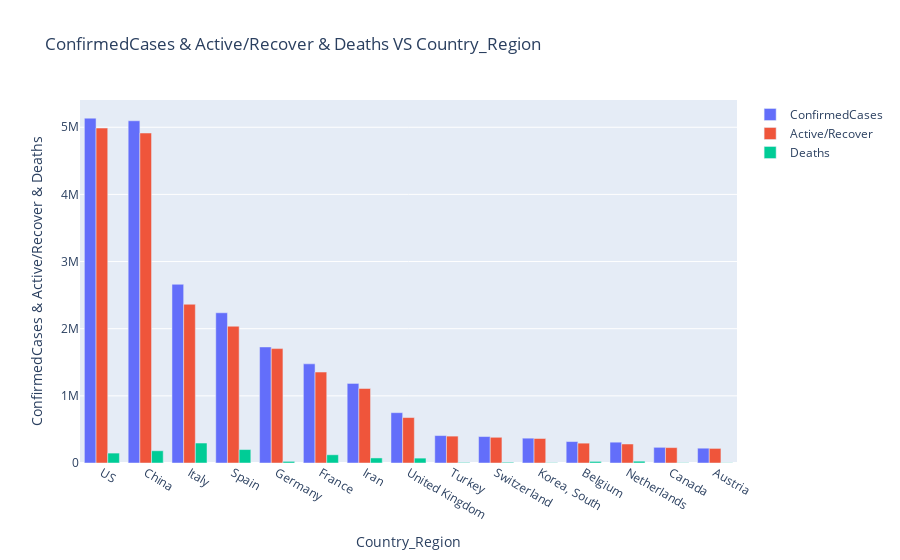

The code cell stored with this chart in its notebook:
### Markdown cell above
## Country_Region Vs ConfirmedCases & Deaths for 15 Country

### Code cell
p_15 = data_15['Country_Region']
q_15 = data_15['Active/Recover']
z_15 = data_15['Fatalities']
m_15 = data_15['ConfirmedCases']

data1 = go.Bar(x=p_15,y=m_15,name='ConfirmedCases')
data2 = go.Bar(x=p_15,y=q_15,name='Active/Recover')
data3 = go.Bar(x=p_15,y=z_15,name='Deaths')

layout = go.Layout(barmode='group',title='ConfirmedCases & Active/Recover & Deaths VS Country_Region',
                   xaxis_title='Country_Region',
                   yaxis_title='ConfirmedCases & Active/Recover & Deaths')
data=[data1,data2,data3]
fig = go.Figure(data,layout)

iplot(fig)

### Figure 1 — Plotly figure (JSON) as saved in the notebook; plotly's stock layout.template omitted (floating-point values rounded to 4 significant figures)
{"data": [{"name": "ConfirmedCases", "type": "bar", "x": ["US", "China", "Italy", "Spain", "Germany", "France", "Iran", "United Kingdom", "Turkey", "Switzerland", "Korea, South", "Belgium", "Netherlands", "Canada", "Austria"], "y": [5135445, 5096274, 2661341, 2237252, 1728391, 1476739, 1184893, 749434, 408544, 393842, 369752, 319318, 310043, 233554, 220500]}, {"name": "Active/Recover", "type": "bar", "x": ["US", "China", "Italy", "Spain", "Germany", "France", "Iran", "United Kingdom", "Turkey", "Switzerland", "Korea, South", "Belgium", "Netherlands", "Canada", "Austria"], "y": [4987900, 4913824, 2363897, 2036840, 1703900, 1354312, 1109674, 676629, 400234, 382813, 364994, 295666, 282960, 229272, 217325]}, {"name": "Deaths", "type": "bar", "x": ["US", "China", "Italy", "Spain", "Germany", "France", "Iran", "United Kingdom", "Turkey", "Switzerland", "Korea, South", "Belgium", "Netherlands", "Canada", "Austria"], "y": [147545, 182450, 297444, 200412, 24491, 122427, 75219, 72805, 8310, 11029, 4758, 23652, 27083, 4282, 3175]}], "layout": {"barmode": "group", "title": {"text": "ConfirmedCases & Active/Recover & Deaths VS Country_Region"}, "xaxis": {"title": {"text": "Country_Region"}}, "yaxis": {"title": {"text": "ConfirmedCases & Active/Recover & Deaths"}}}}
